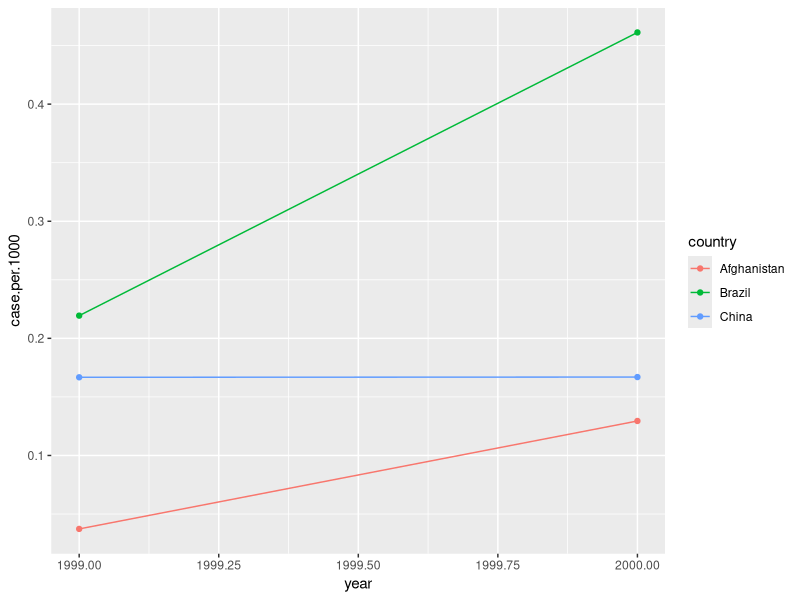

Source code (R):
## ---- chunk 1
knitr::opts_chunk$set(echo = TRUE, out.width="0.5\\linewidth", fig.align="center")
library( tidyverse )

## ---- chunk 2
library( tidyverse )
table1
## ---- chunk 3
filter( table1, year > 1999 )
## ---- chunk 4
my.table <- filter( table1, year > 1999 )
my.table
## ---- chunk 5
arrange( table1, cases )
arrange( table1, desc( country ), population )
## ---- chunk 6
select( table1, country, population )
## ---- chunk 7
table1 <- mutate( table1, case.per.1000 = 1000 * cases / population )
table1
## ---- chunk 8
tbl <- group_by( table1, country )
summarize( tbl, av.pop = mean( population ), av.cases = mean( cases ) )
## ---- chunk 9
table1 %>% group_by( country ) %>%
    summarize( av.pop = mean( population ), av.cases = mean( cases ) )
## ---- chunk 10
table1 %>% group_by( year ) %>% mutate( case.per.1000.cent = case.per.1000 - mean( case.per.1000 ) )
## ---- chunk 11
ggplot( table1, aes( x=year, y=case.per.1000, col=country ) ) + geom_line() + geom_point()
